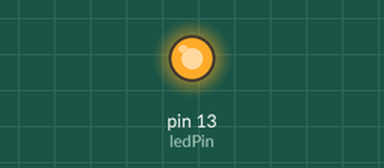
A sketch run on a simulated Arduino Uno, built with avr-gcc and run on an emulated ATmega328P. On the bench: output pins drawn as LEDs (lit = HIGH).

Above: at 0.15 s.
At 8.8 s:
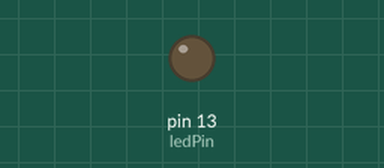
Timing chart, 0 to 12.5 s (numbered marks = the images above):
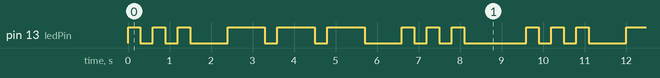

Measured:
- by itself, pin 13 (ledPin): repeats every 9.6 s: 2 × (LOW 0.30 s, HIGH 0.30 s), LOW 0.90 s, 2 × (HIGH 0.90 s, LOW 0.30 s), HIGH 0.90 s, LOW 0.90 s, 2 × (HIGH 0.30 s, LOW 0.30 s), HIGH 0.30 s, LOW 1.5 s, HIGH 0.30 s
- by itself, everything shown: repeats every 9.6 s, in 18 steps

The sketch:

SOS.ino
```cpp
// the external LED is attached to this pin.
        // onboard LED is attached to pin 13,
        int ledPin = 13;

        // slider of potentiometer attached to this analog input
        int analogInPin = 0;

        // length of a dot
        int dotTime = 300;

        // even though we are not using it yet, make sure the
        // pushbutton is set up correctly

        // the pushbutton is attached to this digital input pin
        int buttonPin = 9;

        // the value read from the pushbutton
        int buttonValue;

        // we take the code for sending dot and dash and put them
        // into two methods

        void sendDot() {
          // a dot is one unit long
          digitalWrite(ledPin, HIGH);
          delay(1*dotTime);

          // an inter-element gap is one dot
          digitalWrite(ledPin, LOW);
          delay(dotTime);
        }

        void sendDash() {
          // a dash is 3 dots long
          digitalWrite(ledPin, HIGH);
          delay(3 * dotTime);

          // an inter-element gap is one dot
          digitalWrite(ledPin, LOW);
          delay(dotTime);
        }

        void sendShortGap() {
          // we assume that we are preceeded by an inter-element gap.
          // so that we have 3 dots of gap
          delay(2 * dotTime);
        }

        void sendMediumGap() {
          delay(4*dotTime);
        }

        void setup() {
          // configure ledPin to be a digital output
          pinMode(ledPin, OUTPUT);

          // set buttonPin to INPUT and
          // turn on internal pull up resistor
          pinMode(buttonPin, INPUT);
          digitalWrite(buttonPin, HIGH);
        }

        void loop() {
          // send out an S: . . .
          sendDot();
          sendDot();
          sendDot();

          // sendShortGap
          sendShortGap();

          // send out an O: - - -
          sendDash();
          sendDash();
          sendDash();

          // sendShortGap
          sendShortGap();

          // send out an S: . . .
          sendDot();
          sendDot();
          sendDot();

          // sendMediumGap between each SOS
          sendMediumGap();
        }
```
